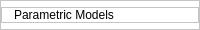
                 <widget class="QFrame" name="frame_16">
                  <property name="minimumSize">
                   <size>
                    <width>0</width>
                    <height>20</height>
                   </size>
                  </property>
                  <property name="maximumSize">
                   <size>
                    <width>16777215</width>
                    <height>30</height>
                   </size>
                  </property>
                  <property name="styleSheet">
                   <string notr="true">background-color: rgb(255, 255, 255);</string>
                  </property>
                  <property name="frameShape">
                   <enum>QFrame::StyledPanel</enum>
                  </property>
                  <property name="frameShadow">
                   <enum>QFrame::Raised</enum>
                  </property>
                  <layout class="QVBoxLayout" name="verticalLayout_7">
                   <property name="spacing">
                    <number>0</number>
                   </property>
                   <property name="leftMargin">
                    <number>0</number>
                   </property>
                   <property name="topMargin">
                    <number>0</number>
                   </property>
                   <property name="rightMargin">
                    <number>0</number>
                   </property>
                   <property name="bottomMargin">
                    <number>0</number>
                   </property>
                   <item alignment="Qt::AlignVCenter">
                    <widget class="QFrame" name="frame_18">
                     <property name="frameShape">
                      <enum>QFrame::StyledPanel</enum>
                     </property>
                     <property name="frameShadow">
                      <enum>QFrame::Raised</enum>
                     </property>
                     <layout class="QVBoxLayout" name="verticalLayout_9">
                      <property name="spacing">
                       <number>0</number>
                      </property>
                      <property name="leftMargin">
                       <number>0</number>
                      </property>
                      <property name="topMargin">
                       <number>0</number>
                      </property>
                      <property name="rightMargin">
                       <number>0</number>
                      </property>
                      <property name="bottomMargin">
                       <number>0</number>
                      </property>
                      <item>
                       <widget class="QFrame" name="frame_12">
                        <property name="minimumSize">
                         <size>
                          <width>0</width>
                          <height>0</height>
                         </size>
                        </property>
                        <property name="maximumSize">
                         <size>
                          <width>16777215</width>
                          <height>16777215</height>
                         </size>
                        </property>
                        <property name="styleSheet">
                         <string notr="true">border:none;
background-color: rgb(255, 255, 255);</string>
                        </property>
                        <property name="frameShape">
                         <enum>QFrame::StyledPanel</enum>
                        </property>
                        <property name="frameShadow">
                         <enum>QFrame::Raised</enum>
                        </property>
                        <layout class="QVBoxLayout" name="verticalLayout_4">
                         <property name="spacing">
                          <number>0</number>
                         </property>
                         <property name="leftMargin">
                          <number>0</number>
                         </property>
                         <property name="topMargin">
                          <number>0</number>
                         </property>
                         <property name="rightMargin">
                          <number>0</number>
                         </property>
                         <property name="bottomMargin">
                          <number>0</number>
                         </property>
                         <item alignment="Qt::AlignLeft|Qt::AlignVCenter">
                          <widget class="QFrame" name="frame_13">
                           <property name="frameShape">
                            <enum>QFrame::StyledPanel</enum>
                           </property>
                           <property name="frameShadow">
                            <enum>QFrame::Raised</enum>
                           </property>
                           <layout class="QVBoxLayout" name="verticalLayout_5">
                            <property name="spacing">
                             <number>0</number>
                            </property>
                            <property name="leftMargin">
                             <number>12</number>
                            </property>
                            <property name="topMargin">
                             <number>0</number>
                            </property>
                            <property name="rightMargin">
                             <number>0</number>
                            </property>
                            <property name="bottomMargin">
                             <number>0</number>
                            </property>
                            <item>
                             <widget class="QPushButton" name="pushButton_9">
                              <property name="text">
                               <string>Parametric Models</string>
                              </property>
                              <property name="icon">
                               <iconset>
                                <normaloff>../1111/IMAGES/image 1.png</normaloff>../1111/IMAGES/image 1.png</iconset>
                              </property>
                             </widget>
                            </item>
                           </layout>
                          </widget>
                         </item>
                        </layout>
                       </widget>
                      </item>
                     </layout>
                    </widget>
                   </item>
                  </layout>
                 </widget>
